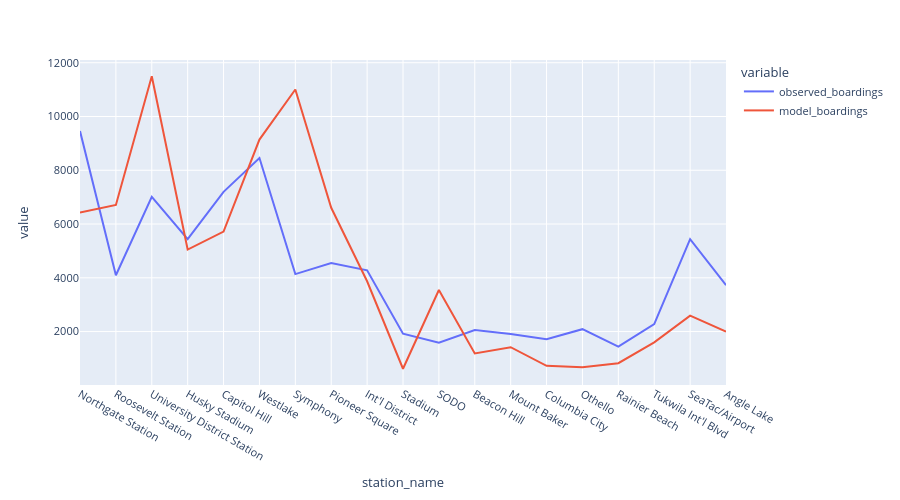

This figure's notebook cell:
### Code cell
fig = px.line(line_1_df[['observed_boardings','model_boardings']])
fig.update_layout(height=500, width=900, font=dict(size=11),
                  yaxis_tickformat = '.00f')
fig.show()

### Figure 1 — Plotly figure (JSON) as saved in the notebook; plotly's stock layout.template omitted (floating-point values rounded to 4 significant figures)
{"data": [{"hovertemplate": "variable=observed_boardings<br>station_name=%{x}<br>value=%{y}<extra></extra>", "legendgroup": "observed_boardings", "line": {"color": "#636efa", "dash": "solid"}, "marker": {"symbol": "circle"}, "mode": "lines", "name": "observed_boardings", "orientation": "v", "showlegend": true, "type": "scatter", "x": ["Northgate Station", "Roosevelt Station", "University District Station", "Husky Stadium", "Capitol Hill", "Westlake", "Symphony", "Pioneer Square", "Int'l District", "Stadium", "SODO", "Beacon Hill", "Mount Baker", "Columbia City", "Othello", "Rainier Beach", "Tukwila Int'l Blvd", "SeaTac/Airport", "Angle Lake"], "xaxis": "x", "y": [9458.0, 4095.0, 7011.0, 5440.0, 7196.0, 8457.0, 4137.0, 4552.0, 4278.0, 1920.0, 1587.0, 2059.0, 1909.0, 1713.0, 2088.0, 1436.0, 2278.0, 5435.0, 3725.0], "yaxis": "y"}, {"hovertemplate": "variable=model_boardings<br>station_name=%{x}<br>value=%{y}<extra></extra>", "legendgroup": "model_boardings", "line": {"color": "#EF553B", "dash": "solid"}, "marker": {"symbol": "circle"}, "mode": "lines", "name": "model_boardings", "orientation": "v", "showlegend": true, "type": "scatter", "x": ["Northgate Station", "Roosevelt Station", "University District Station", "Husky Stadium", "Capitol Hill", "Westlake", "Symphony", "Pioneer Square", "Int'l District", "Stadium", "SODO", "Beacon Hill", "Mount Baker", "Columbia City", "Othello", "Rainier Beach", "Tukwila Int'l Blvd", "SeaTac/Airport", "Angle Lake"], "xaxis": "x", "y": [6432.0, 6708.0, 11500.0, 5051.0, 5720.0, 9142.0, 11010.0, 6604.0, 3871.0, 616.0, 3546.0, 1186.0, 1417.0, 723.4, 670.4, 823.8, 1598.0, 2592.0, 1997.0], "yaxis": "y"}], "layout": {"font": {"size": 11}, "height": 500, "legend": {"title": {"text": "variable"}, "tracegroupgap": 0}, "margin": {"t": 60}, "width": 900, "xaxis": {"anchor": "y", "domain": [0, 1], "title": {"text": "station_name"}}, "yaxis": {"anchor": "x", "domain": [0, 1], "tickformat": ".00f", "title": {"text": "value"}}}}
